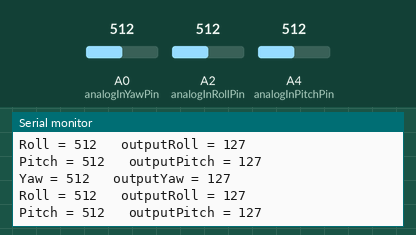
Bench run of a sketch on a simulated Arduino Uno, built with avr-gcc and run on an emulated ATmega328P. On the bench: the last lines printed to the serial monitor. The inputs (shaded band) are chosen by the test bench; at power-on: A0 (analogInYawPin) = 512, A2 (analogInRollPin) = 512, A4 (analogInPitchPin) = 512.

Above: at 1.8 s.
1.9 s: A0 (analogInYawPin) set to 716
At 2.9 s:
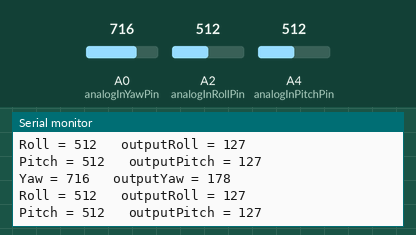
3.4 s: A2 (analogInRollPin) set to 716
At 4.7 s:
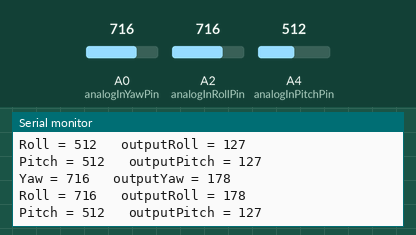
4.9 s: A4 (analogInPitchPin) set to 716
At 5.8 s:
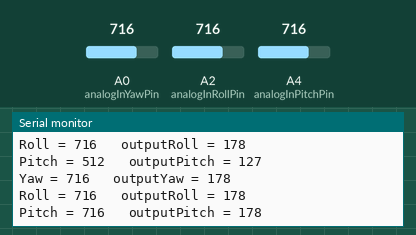
6.4 s: A0 (analogInYawPin) set to 900
At 7.7 s:
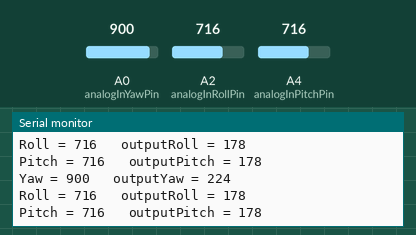
7.9 s: A2 (analogInRollPin) set to 900
At 8.6 s:
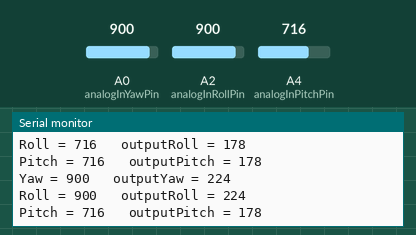
9.4 s: A4 (analogInPitchPin) set to 900
At 10.9 s:
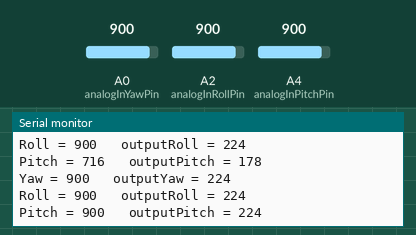
Timing chart, 0 to 11.9 s (numbered marks = the images above; inputs shaded):
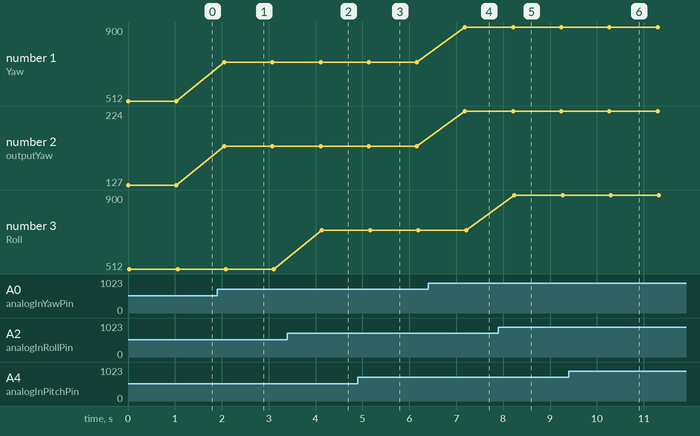

The sketch:

AnalogInYavRollPitchSerial.ino
```cpp
const int analogInYawPin = A0;
const int analogInRollPin = A2;
const int analogInPitchPin = A4;
//const int analogOutPin = 9; // Analog output pin that the LED is attached to
int Yaw = 0;       // value read from the pot
int outputYaw = 0;        // value output to the PWM (analog out)
int Roll = 0;
int outputRoll = 0;
int Pitch = 0;
int outputPitch = 0;
// #define LEFT_LED      13
void setup() {
  // initialize serial communications at 9600 bps:
  Serial.begin(9600);
}

void loop() {
  // read the analog in value:
  Yaw = analogRead(analogInYawPin);
  Roll = analogRead(analogInRollPin);
  Pitch = analogRead(analogInPitchPin);
  // map it to the range of the analog out:
  outputYaw = map(Yaw, 0, 1023, 0, 255);
   outputRoll = map(Roll, 0, 1023, 0, 255);
   outputPitch = map(Pitch, 0, 1023, 0, 255);
  // change the analog out value:
  //analogWrite(analogOutPin, outputValue);

  // print the results to the serial monitor:
  Serial.print("Yaw = " );
  Serial.print(Yaw);
  Serial.print("\t outputYaw = ");
  Serial.println(outputYaw);
 Serial.print("Roll = " );
  Serial.print(Roll);
  Serial.print("\t outputRoll = ");
  Serial.println(outputRoll);
  Serial.print("Pitch = " );
  Serial.print(Pitch);
  Serial.print("\t outputPitch = ");
  Serial.println(outputPitch);

  delay(1000);
}
```

Measured:
- after the input at 1.9 s, the serial monitor: prints a new line after 0.15 s (image 1)
- after the input at 3.4 s, the serial monitor: prints a new line after 0.74 s (image 2)
- after the input at 4.9 s, the serial monitor: prints a new line after 0.29 s (image 3)
- after the input at 6.4 s, the serial monitor: prints a new line after 0.79 s (image 4)
- after the input at 7.9 s, the serial monitor: prints a new line after 0.34 s (image 5)
- after the input at 9.4 s, the serial monitor: prints a new line after 0.93 s (image 6)
- plotted number 1: 512 → 716 after the input at 1.9 s, 716 → 900 after the input at 6.4 s
- plotted number 2: 127 → 178 after the input at 1.9 s, 178 → 224 after the input at 6.4 s
